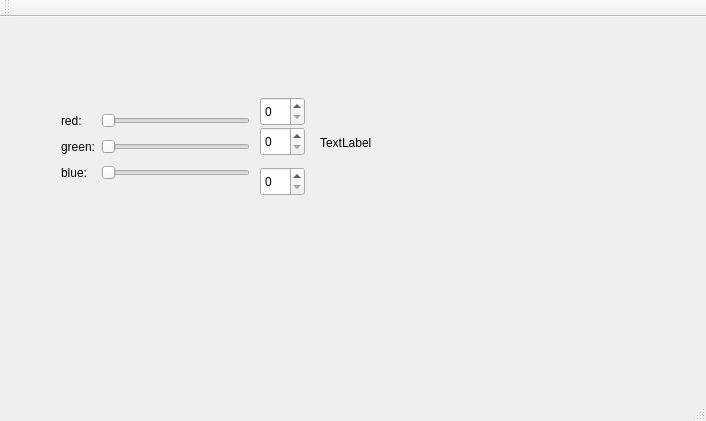
<?xml version="1.0" encoding="UTF-8"?>
<ui version="4.0">
 <class>MainWindow</class>
 <widget class="QMainWindow" name="MainWindow">
  <property name="geometry">
   <rect>
    <x>0</x>
    <y>0</y>
    <width>706</width>
    <height>421</height>
   </rect>
  </property>
  <property name="windowTitle">
   <string>MainWindow</string>
  </property>
  <widget class="QWidget" name="centralWidget">
   <widget class="QWidget" name="gridLayoutWidget">
    <property name="geometry">
     <rect>
      <x>50</x>
      <y>80</y>
      <width>211</width>
      <height>101</height>
     </rect>
    </property>
    <layout class="QGridLayout" name="gridLayout">
     <item row="1" column="1">
      <widget class="QSlider" name="horizontalSliderRed">
       <property name="orientation">
        <enum>Qt::Horizontal</enum>
       </property>
      </widget>
     </item>
     <item row="3" column="0">
      <widget class="QLabel" name="labelBlue">
       <property name="text">
        <string>blue:</string>
       </property>
      </widget>
     </item>
     <item row="1" column="0">
      <widget class="QLabel" name="labelRed">
       <property name="text">
        <string>red:</string>
       </property>
      </widget>
     </item>
     <item row="3" column="1">
      <widget class="QSlider" name="horizontalSliderBlue">
       <property name="orientation">
        <enum>Qt::Horizontal</enum>
       </property>
      </widget>
     </item>
     <item row="2" column="1">
      <widget class="QSlider" name="horizontalSliderGreen">
       <property name="orientation">
        <enum>Qt::Horizontal</enum>
       </property>
      </widget>
     </item>
     <item row="2" column="0">
      <widget class="QLabel" name="labelGreen">
       <property name="text">
        <string>green:</string>
       </property>
      </widget>
     </item>
    </layout>
   </widget>
   <widget class="QLabel" name="colorLabel">
    <property name="geometry">
     <rect>
      <x>320</x>
      <y>100</y>
      <width>62</width>
      <height>51</height>
     </rect>
    </property>
    <property name="text">
     <string>TextLabel</string>
    </property>
   </widget>
   <widget class="QSpinBox" name="spinBoxRed">
    <property name="geometry">
     <rect>
      <x>260</x>
      <y>80</y>
      <width>45</width>
      <height>29</height>
     </rect>
    </property>
    <property name="maximum">
     <number>255</number>
    </property>
   </widget>
   <widget class="QSpinBox" name="spinBoxGreen">
    <property name="geometry">
     <rect>
      <x>260</x>
      <y>110</y>
      <width>45</width>
      <height>29</height>
     </rect>
    </property>
    <property name="maximum">
     <number>255</number>
    </property>
   </widget>
   <widget class="QSpinBox" name="spinBoxBlue">
    <property name="geometry">
     <rect>
      <x>260</x>
      <y>150</y>
      <width>45</width>
      <height>29</height>
     </rect>
    </property>
    <property name="maximum">
     <number>255</number>
    </property>
   </widget>
  </widget>
  <widget class="QMenuBar" name="menuBar">
   <property name="geometry">
    <rect>
     <x>0</x>
     <y>0</y>
     <width>706</width>
     <height>25</height>
    </rect>
   </property>
  </widget>
  <widget class="QToolBar" name="mainToolBar">
   <attribute name="toolBarArea">
    <enum>TopToolBarArea</enum>
   </attribute>
   <attribute name="toolBarBreak">
    <bool>false</bool>
   </attribute>
  </widget>
  <widget class="QStatusBar" name="statusBar"/>
 </widget>
 <layoutdefault spacing="6" margin="11"/>
 <resources/>
 <connections>
  <connection>
   <sender>horizontalSliderRed</sender>
   <signal>valueChanged(int)</signal>
   <receiver>spinBoxRed</receiver>
   <slot>setValue(int)</slot>
   <hints>
    <hint type="sourcelabel">
     <x>172</x>
     <y>138</y>
    </hint>
    <hint type="destinationlabel">
     <x>279</x>
     <y>139</y>
    </hint>
   </hints>
  </connection>
  <connection>
   <sender>horizontalSliderGreen</sender>
   <signal>valueChanged(int)</signal>
   <receiver>spinBoxGreen</receiver>
   <slot>setValue(int)</slot>
   <hints>
    <hint type="sourcelabel">
     <x>195</x>
     <y>165</y>
    </hint>
    <hint type="destinationlabel">
     <x>274</x>
     <y>172</y>
    </hint>
   </hints>
  </connection>
  <connection>
   <sender>horizontalSliderBlue</sender>
   <signal>valueChanged(int)</signal>
   <receiver>spinBoxBlue</receiver>
   <slot>setValue(int)</slot>
   <hints>
    <hint type="sourcelabel">
     <x>207</x>
     <y>202</y>
    </hint>
    <hint type="destinationlabel">
     <x>283</x>
     <y>207</y>
    </hint>
   </hints>
  </connection>
 </connections>
</ui>
